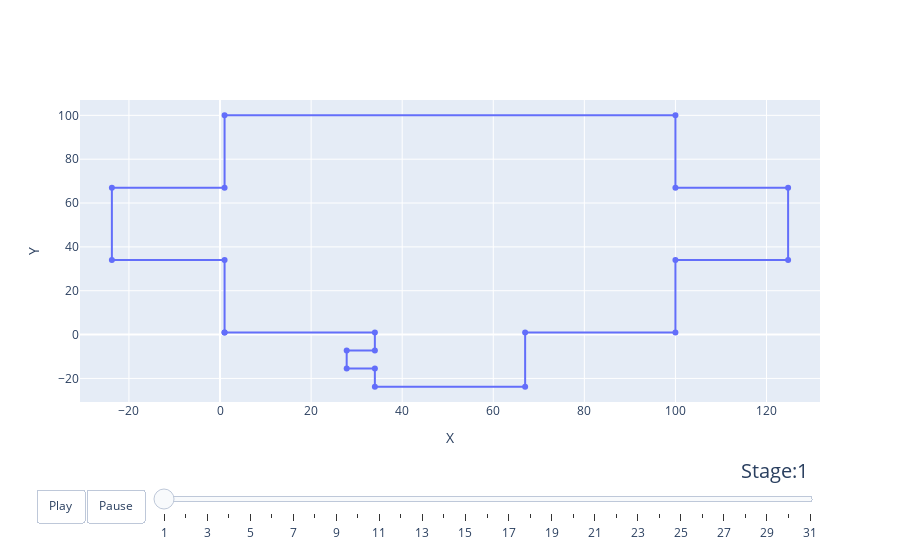

The notebook cell saved with this chart:
### Code cell
# Define as coordenadas do polígono em diferentes estágios
polygon_stages = polygon_stages2

# Definir os anos como estágios do polígono para a animação
years = years2

# Criação da estrutura da figura
fig_dict = {
    "data": [],
    "layout": {},
    "frames": []
}

# Configuração do layout
fig_dict["layout"]["xaxis"] = {"range": [xMin, xMax], "title": "X"}
fig_dict["layout"]["yaxis"] = {"range": [yMin, yMax], "title": "Y"}
fig_dict["layout"]["hovermode"] = "closest"
fig_dict["layout"]["updatemenus"] = [
    {
        "buttons": [
            {
                "args": [None, {"frame": {"duration": 500, "redraw": False},
                                "fromcurrent": True, "transition": {"duration": 300,
                                                                    "easing": "quadratic-in-out"}}],
                "label": "Play",
                "method": "animate"
            },
            {
                "args": [[None], {"frame": {"duration": 0, "redraw": False},
                                  "mode": "immediate",
                                  "transition": {"duration": 0}}],
                "label": "Pause",
                "method": "animate"
            }
        ],
        "direction": "left",
        "pad": {"r": 10, "t": 87},
        "showactive": False,
        "type": "buttons",
        "x": 0.1,
        "xanchor": "right",
        "y": 0,
        "yanchor": "top"
    }
]

sliders_dict = {
    "active": 0,
    "yanchor": "top",
    "xanchor": "left",
    "currentvalue": {
        "font": {"size": 20},
        "prefix": "Stage:",
        "visible": True,
        "xanchor": "right"
    },
    "transition": {"duration": 300, "easing": "cubic-in-out"},
    "pad": {"b": 10, "t": 50},
    "len": 0.9,
    "x": 0.1,
    "y": 0,
    "steps": []
}

# Configuração inicial do polígono
initial_polygon = polygon_stages[0]
x, y = zip(*initial_polygon)
data_dict = {
    "x": x,
    "y": y,
    "mode": "lines+markers",
    "name": "Polygon",
    "line": {"shape": "linear"}
}
fig_dict["data"].append(data_dict)

# Criação dos frames para cada estágio do polígono
for i, year in enumerate(years):
    frame = {"data": [], "name": str(year)}
    polygon = polygon_stages[i]
    x, y = zip(*polygon)
    data_dict = {
        "x": x,
        "y": y,
        "mode": "lines+markers",
        "name": "Polygon",
        "line": {"shape": "linear"}
    }
    frame["data"].append(data_dict)
    fig_dict["frames"].append(frame)

    slider_step = {
        "args": [
            [year],
            {"frame": {"duration": 300, "redraw": False},
             "mode": "immediate",
             "transition": {"duration": 300}}
        ],
        "label": year,
        "method": "animate"
    }
    sliders_dict["steps"].append(slider_step)

fig_dict["layout"]["sliders"] = [sliders_dict]

fig = go.Figure(fig_dict)

fig.show()

### Figure 1 — Plotly figure (JSON) as saved in the notebook; plotly's stock layout.template omitted (floating-point values rounded to 4 significant figures)
{"data": [{"line": {"shape": "linear"}, "mode": "lines+markers", "name": "Polygon", "type": "scatter", "x": [1, 34, 34, 27.81, 27.81, 34, 34, 67, 67, 100, 100, 124.8, 124.8, 100, 100, 1, 1, -23.75, -23.75, 1, 1], "y": [1, 1, -7.25, -7.25, -15.5, -15.5, -23.75, -23.75, 1, 1, 34, 34, 67, 67, 100, 100, 67, 67, 34, 34, 1]}], "layout": {"hovermode": "closest", "sliders": [{"active": 0, "currentvalue": {"font": {"size": 20}, "prefix": "Stage:", "visible": true, "xanchor": "right"}, "len": 0.9, "pad": {"b": 10, "t": 50}, "steps": [{"args": [["1"], {"frame": {"duration": 300, "redraw": false}, "mode": "immediate", "transition": {"duration": 300}}], "label": "1", "method": "animate"}, {"args": [["2"], {"frame": {"duration": 300, "redraw": false}, "mode": "immediate", "transition": {"duration": 300}}], "label": "2", "method": "animate"}, {"args": [["3"], {"frame": {"duration": 300, "redraw": false}, "mode": "immediate", "transition": {"duration": 300}}], "label": "3", "method": "animate"}, {"args": [["4"], {"frame": {"duration": 300, "redraw": false}, "mode": "immediate", "transition": {"duration": 300}}], "label": "4", "method": "animate"}, {"args": [["5"], {"frame": {"duration": 300, "redraw": false}, "mode": "immediate", "transition": {"duration": 300}}], "label": "5", "method": "animate"}, {"args": [["6"], {"frame": {"duration": 300, "redraw": false}, "mode": "immediate", "transition": {"duration": 300}}], "label": "6", "method": "animate"}, {"args": [["7"], {"frame": {"duration": 300, "redraw": false}, "mode": "immediate", "transition": {"duration": 300}}], "label": "7", "method": "animate"}, {"args": [["8"], {"frame": {"duration": 300, "redraw": false}, "mode": "immediate", "transition": {"duration": 300}}], "label": "8", "method": "animate"}, {"args": [["9"], {"frame": {"duration": 300, "redraw": false}, "mode": "immediate", "transition": {"duration": 300}}], "label": "9", "method": "animate"}, {"args": [["10"], {"frame": {"duration": 300, "redraw": false}, "mode": "immediate", "transition": {"duration": 300}}], "label": "10", "method": "animate"}, {"args": [["11"], {"frame": {"duration": 300, "redraw": false}, "mode": "immediate", "transition": {"duration": 300}}], "label": "11", "method": "animate"}, {"args": [["12"], {"frame": {"duration": 300, "redraw": false}, "mode": "immediate", "transition": {"duration": 300}}], "label": "12", "method": "animate"}, {"args": [["13"], {"frame": {"duration": 300, "redraw": false}, "mode": "immediate", "transition": {"duration": 300}}], "label": "13", "method": "animate"}, {"args": [["14"], {"frame": {"duration": 300, "redraw": false}, "mode": "immediate", "transition": {"duration": 300}}], "label": "14", "method": "animate"}, {"args": [["15"], {"frame": {"duration": 300, "redraw": false}, "mode": "immediate", "transition": {"duration": 300}}], "label": "15", "method": "animate"}, {"args": [["16"], {"frame": {"duration": 300, "redraw": false}, "mode": "immediate", "transition": {"duration": 300}}], "label": "16", "method": "animate"}, {"args": [["17"], {"frame": {"duration": 300, "redraw": false}, "mode": "immediate", "transition": {"duration": 300}}], "label": "17", "method": "animate"}, {"args": [["18"], {"frame": {"duration": 300, "redraw": false}, "mode": "immediate", "transition": {"duration": 300}}], "label": "18", "method": "animate"}, {"args": [["19"], {"frame": {"duration": 300, "redraw": false}, "mode": "immediate", "transition": {"duration": 300}}], "label": "19", "method": "animate"}, {"args": [["20"], {"frame": {"duration": 300, "redraw": false}, "mode": "immediate", "transition": {"duration": 300}}], "label": "20", "method": "animate"}, {"args": [["21"], {"frame": {"duration": 300, "redraw": false}, "mode": "immediate", "transition": {"duration": 300}}], "label": "21", "method": "animate"}, {"args": [["22"], {"frame": {"duration": 300, "redraw": false}, "mode": "immediate", "transition": {"duration": 300}}], "label": "22", "method": "animate"}, {"args": [["23"], {"frame": {"duration": 300, "redraw": false}, "mode": "immediate", "transition": {"duration": 300}}], "label": "23", "method": "animate"}, {"args": [["24"], {"frame": {"duration": 300, "redraw": false}, "mode": "immediate", "transition": {"duration": 300}}], "label": "24", "method": "animate"}, {"args": [["25"], {"frame": {"duration": 300, "redraw": false}, "mode": "immediate", "transition": {"duration": 300}}], "label": "25", "method": "animate"}, {"args": [["26"], {"frame": {"duration": 300, "redraw": false}, "mode": "immediate", "transition": {"duration": 300}}], "label": "26", "method": "animate"}, {"args": [["27"], {"frame": {"duration": 300, "redraw": false}, "mode": "immediate", "transition": {"duration": 300}}], "label": "27", "method": "animate"}, {"args": [["28"], {"frame": {"duration": 300, "redraw": false}, "mode": "immediate", "transition": {"duration": 300}}], "label": "28", "method": "animate"}, {"args": [["29"], {"frame": {"duration": 300, "redraw": false}, "mode": "immediate", "transition": {"duration": 300}}], "label": "29", "method": "animate"}, {"args": [["30"], {"frame": {"duration": 300, "redraw": false}, "mode": "immediate", "transition": {"duration": 300}}], "label": "30", "method": "animate"}, {"args": [["31"], {"frame": {"duration": 300, "redraw": false}, "mode": "immediate", "transition": {"duration": 300}}], "label": "31", "method": "animate"}], "transition": {"duration": 300, "easing": "cubic-in-out"}, "x": 0.1, "xanchor": "left", "y": 0, "yanchor": "top"}], "updatemenus": [{"buttons": [{"args": [null, {"frame": {"duration": 500, "redraw": false}, "fromcurrent": true, "transition": {"duration": 300, "easing": "quadratic-in-out"}}], "label": "Play", "method": "animate"}, {"args": [[null], {"frame": {"duration": 0, "redraw": false}, "mode": "immediate", "transition": {"duration": 0}}], "label": "Pause", "method": "animate"}], "direction": "left", "pad": {"r": 10, "t": 87}, "showactive": false, "type": "buttons", "x": 0.1, "xanchor": "right", "y": 0, "yanchor": "top"}], "xaxis": {"range": [-30.75, 131.8], "title": {"text": "X"}}, "yaxis": {"range": [-30.75, 107], "title": {"text": "Y"}}}}
